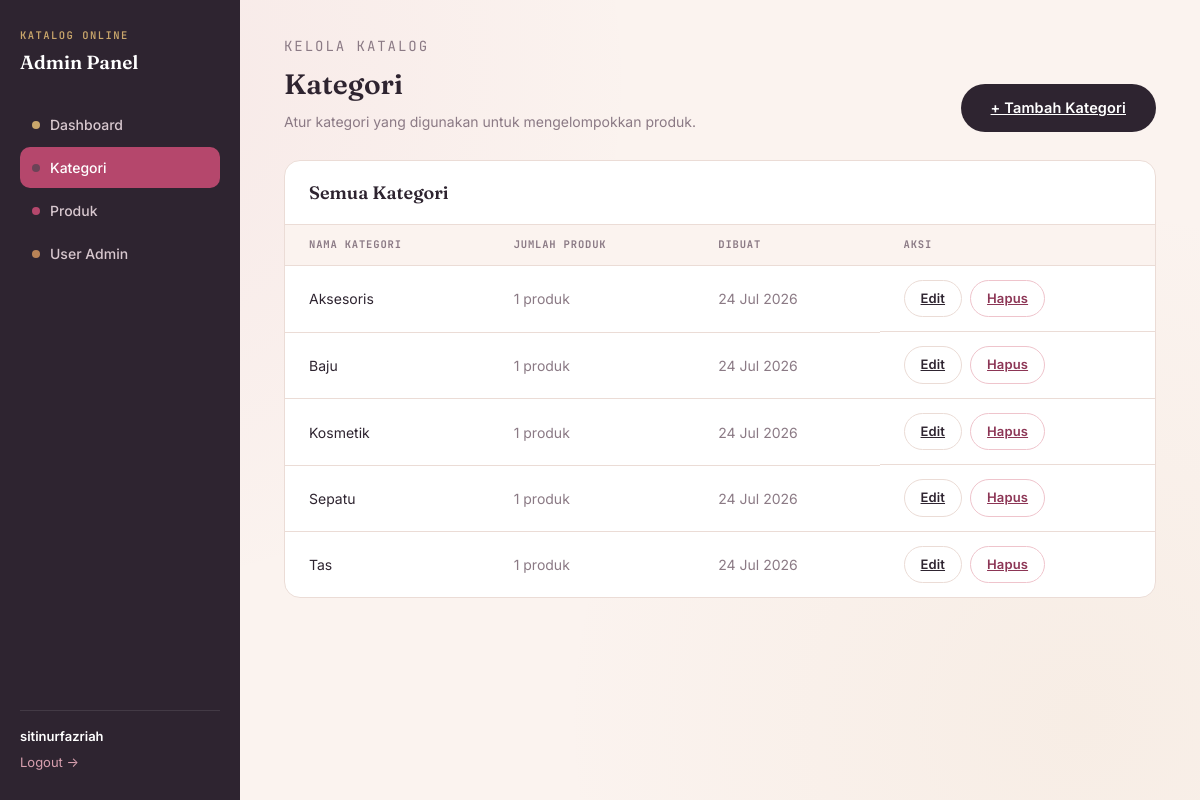
The page /kategori.php (signed in) on the database its author committed.
### tables this page shows
CREATE TABLE IF NOT EXISTS kategori (
    id INT AUTO_INCREMENT PRIMARY KEY,
    nama_kategori VARCHAR(100) NOT NULL,
    created_at TIMESTAMP DEFAULT CURRENT_TIMESTAMP
);

### kategori.php (the view, shortened to what this page needs)
<?php
require_once __DIR__ . '/../includes/auth.php';
$kategori = mysqli_query($conn, "
    SELECT k.id, k.nama_kategori, k.created_at, COUNT(p.id) AS jumlah_produk
    FROM kategori k
    LEFT JOIN produk p ON p.kategori_id = k.id
    GROUP BY k.id
    ORDER BY k.nama_kategori ASC
");
?>
<!DOCTYPE html>
<html lang="id">
<head>
    <link rel="stylesheet" href="../assets/css/style.css">
</head>
<body>
    <div class="admin-shell">
        <?php include __DIR__ . '/../includes/sidebar.php'; ?>
        <main class="admin-main">
            <div class="admin-header">
                <div>
                    <p class="eyebrow">Kelola Katalog</p>
                    <h1>Kategori</h1>
                    <p>Atur kategori yang digunakan untuk mengelompokkan produk.</p>
                </div>
                <a href="kategori_tambah.php" class="btn">+ Tambah Kategori</a>
            </div>
            <div class="panel">
                <div class="panel-header">
                    <h3>Semua Kategori</h3>
                </div>
                <table class="admin-table">
                    <thead>
                        <tr>
                            <th>Nama Kategori</th>
                            <th>Jumlah Produk</th>
                            <th>Dibuat</th>
                            <th>Aksi</th>
                        </tr>
                    </thead>
                    <tbody>
                        <?php if (mysqli_num_rows($kategori) === 0): ?>
                            <tr class="empty-row"><td colspan="4">Belum ada kategori.</td></tr>
                        <?php else: ?>
                            <?php while ($row = mysqli_fetch_assoc($kategori)): ?>
                                <tr>
                                    <td><?= htmlspecialchars($row['nama_kategori']) ?></td>
                                    <td class="muted"><?= $row['jumlah_produk'] ?> produk</td>
                                    <td class="muted"><?= date('d M Y', strtotime($row['created_at'])) ?></td>
                                    <td class="actions-cell">
                                        <a href="kategori.php?edit=<?= $row['id'] ?>" class="btn btn-secondary btn-sm">Edit</a>
                                        <a href="kategori.php?hapus=<?= $row['id'] ?>" class="btn btn-danger btn-sm"
                                           onclick="return confirm('Hapus kategori ini? Produk di dalamnya akan ikut terhapus.');">Hapus</a>
                                    </td>
                                </tr>
                            <?php endwhile; ?>
                        <?php endif; ?>
                    </tbody>
                </table>
            </div>
        </main>
    </div>
</body>
</html>

### style.css (style rules this page uses)
:root { --bg: #FBF3EF; --surface: #FFFFFF; --ink: #2E2430; --muted: #8B7A85; --line: #EBDCD6; --accent: #B5476C; --accent-dark: #8C3555; --gold: #C9A66B; --swatch-baju: #D9A5B3; --swatch-tas: #B98357; --swatch-sepatu: #6B4357; --swatch-aksesoris: #C9A66B; --swatch-kosmetik: #B5476C; --font-display: 'Fraunces', Georgia, serif; --font-body: 'Inter', -apple-system, sans-serif; --font-mono: 'JetBrains Mono', ui-monospace, monospace; }
* { box-sizing: border-box; }
html, body { margin: 0; padding: 0; min-height: 100%; }
body { font-family: var(--font-body); background: var(--bg); color: var(--ink); line-height: 1.5; background-image: radial-gradient(circle at 10% 10%, rgba(181, 71, 108, 0.06), transparent 40%), radial-gradient(circle at 90% 90%, rgba(201, 166, 107, 0.08), transparent 40%); background-attachment: fixed; }
a { color: var(--accent-dark); }
.eyebrow { font-family: var(--font-mono); font-size: 11px; letter-spacing: 0.14em; text-transform: uppercase; color: var(--gold); margin: 0 0 14px; }
.btn { display: inline-flex; align-items: center; justify-content: center; gap: 8px; padding: 13px 30px; background: var(--ink); color: #fff; border: none; border-radius: 999px; font-family: var(--font-body); font-weight: 600; font-size: 14.5px; letter-spacing: 0.01em; cursor: pointer; transition: transform 0.15s ease, background 0.15s ease; }
.admin-shell { min-height: 100vh; display: grid; grid-template-columns: 240px 1fr; }
.admin-main { padding: 36px 44px; }
.admin-header { display: flex; align-items: flex-end; justify-content: space-between; gap: 16px; margin-bottom: 28px; flex-wrap: wrap; }
.admin-header .eyebrow { margin: 0 0 6px; }
.admin-header h1 { font-family: var(--font-display); font-weight: 600; font-size: 28px; margin: 0; color: var(--ink); }
.admin-header p { color: var(--muted); font-size: 14px; margin: 6px 0 0; }
.panel { background: var(--surface); border: 1px solid var(--line); border-radius: 16px; overflow: hidden; margin-bottom: 28px; }
.panel-header { display: flex; align-items: center; justify-content: space-between; gap: 12px; padding: 18px 24px; border-bottom: 1px solid var(--line); flex-wrap: wrap; }
.panel-header h3 { font-family: var(--font-display); font-weight: 600; font-size: 18px; margin: 0; }
.admin-table { width: 100%; border-collapse: collapse; font-size: 14px; }
.admin-table th { text-align: left; font-family: var(--font-mono); font-size: 10.5px; letter-spacing: 0.08em; text-transform: uppercase; color: var(--muted); padding: 12px 24px; background: var(--bg); border-bottom: 1px solid var(--line); }
.admin-table td { padding: 14px 24px; border-bottom: 1px solid var(--line); vertical-align: middle; }
.admin-table tr:last-child td { border-bottom: none; }
.admin-table .muted { color: var(--muted); }
.admin-table .actions-cell { display: flex; gap: 8px; }
.btn-sm { padding: 8px 16px; font-size: 13px; }
.btn-secondary { background: var(--surface); color: var(--ink); border: 1px solid var(--line); }
.btn-danger { background: #fff; color: var(--accent-dark); border: 1px solid #EFC4CC; }

### rows shown on the page
kategori: nama_kategori "Aksesoris", jumlah_produk "1", created_at "24 Jul 2026"
kategori: nama_kategori "Baju", jumlah_produk "1", created_at "24 Jul 2026"
kategori: nama_kategori "Kosmetik", jumlah_produk "1", created_at "24 Jul 2026"
kategori: nama_kategori "Sepatu", jumlah_produk "1", created_at "24 Jul 2026"
kategori: nama_kategori "Tas", jumlah_produk "1", created_at "24 Jul 2026"

### other values the page prints
$_SESSION['username'] "sitinurfazriah"
